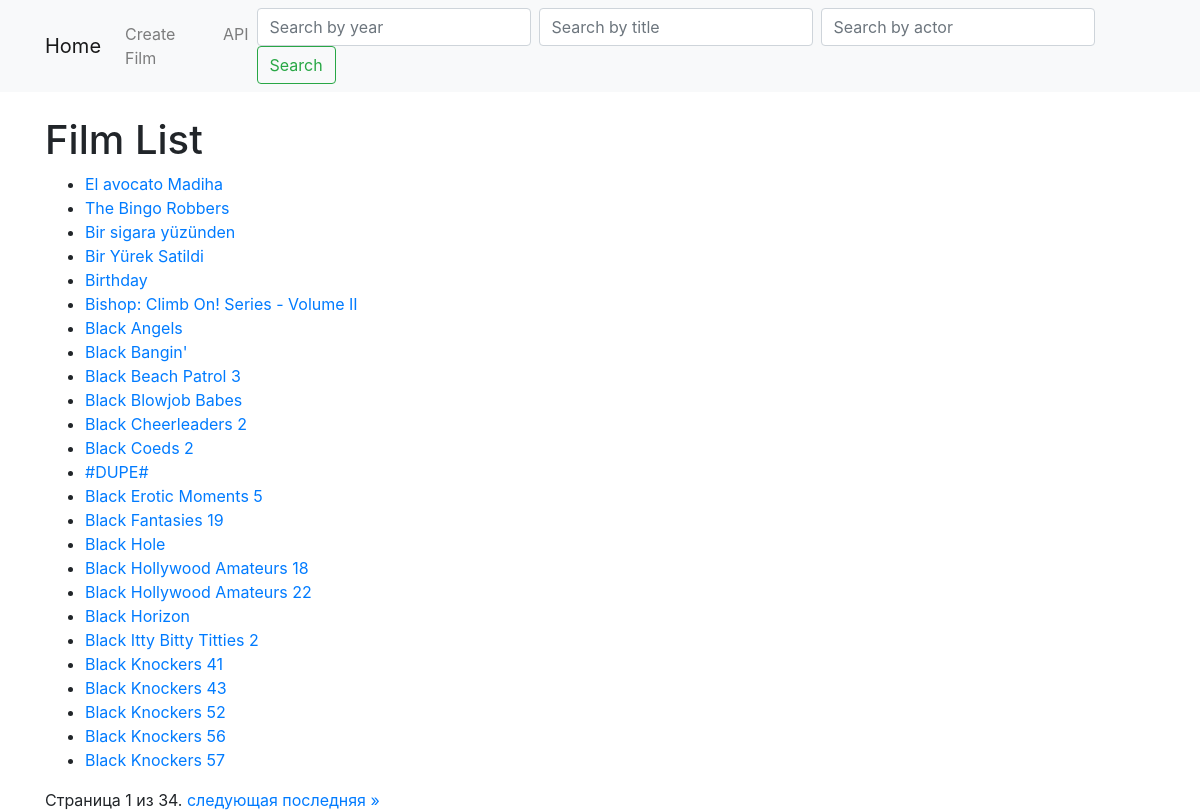
The page / on the database its author committed.
### manager/models.py (models this page shows, shortened)
class Film(models.Model):
    title = models.CharField(max_length=200)
    release_year = models.IntegerField()
    team = models.ManyToManyField(Person, related_name='team', through='TeamMember')

### manager/views.py (the view)
# urls.py: path('', FilmListView.as_view(), name='list-films'),
class FilmListView(ListView):
    model = Film
    template_name = 'film_list.html'
    context_object_name = 'films'
    paginate_by = 25
    def get_queryset(self):
        queryset = super().get_queryset()
        year = self.request.GET.get('year')
        title = self.request.GET.get('title')
        actor = self.request.GET.get('actor')
        if year:
            queryset = queryset.filter(release_year=year)
        if title:
            queryset = queryset.filter(title__icontains=title)
        if actor:
            queryset = queryset.filter(team__name__icontains=actor)
        return queryset.distinct()

### manager/templates/film_list.html (shortened to what this page needs)
{% extends 'base.html' %}
{% block content %}
<body>
    <h1>Film List</h1>
    <ul>
        {% for film in films %}
        <li><a href="{% url 'film-details' film.pk %}">{{ film.title }}</a></li>
        {% endfor %}
    </ul>
    {% if is_paginated %}
    <div class="pagination">
        <span class="step-links">
            <span class="current">
                Страница {{ page_obj.number }} из {{ page_obj.paginator.num_pages }}.
            </span>
            {% if page_obj.has_next %}
                <a href="?page={{ page_obj.next_page_number }}">  следующая  </a>
                <a href="?page={{ page_obj.paginator.num_pages }}"> последняя &raquo;</a>
            {% endif %}
        </span>
    </div>
    {% endif %}
</body>
{% endblock %}

### manager/templates/base.html (shortened to what this page needs)
<!DOCTYPE html>
<html lang="en">
<head>
    <link rel="stylesheet" href="https://stackpath.bootstrapcdn.com/bootstrap/4.5.2/css/bootstrap.min.css">
</head>
<body>
    <nav class="navbar navbar-expand-lg navbar-light bg-light">
        <div class="container">
            <a class="navbar-brand" href="{% url 'list-films' %}">Home</a>
            <div class="collapse navbar-collapse" id="navbarSupportedContent">
                <ul class="navbar-nav mr-auto">
                    {% block menu %}
                        <li class="nav-item">
                            <a class="nav-link" href="{% url 'film-create' %}">Create Film</a>
                        </li>
                        <li class="nav-item">
                            <a class="nav-link" href="{% url 'api-root' %}">API</a>
                        </li>
                    {% endblock %}
                </ul>
                <form class="form-inline my-2 my-lg-0" action="{% url 'film-search' %}" method="get">
                    <input class="form-control mr-sm-2" type="search" name="year" placeholder="Search by year" aria-label="Search">
                    <input class="form-control mr-sm-2" type="search" name="title" placeholder="Search by title" aria-label="Search">
                    <input class="form-control mr-sm-2" type="search" name="actor" placeholder="Search by actor" aria-label="Search">
                    <button class="btn btn-outline-success my-2 my-sm-0" type="submit">Search</button>
                </form>
            </div>
        </div>
    </nav>
    <div class="container mt-4">
        {% block content %}
        {% endblock %}
    </div>
</body>
</html>

### rows shown on the page
Film: title "El avocato Madiha"
Film: title "The Bingo Robbers"
Film: title "Bir sigara yüzünden"
Film: title "Bir Yürek Satildi"
Film: title "Birthday"
Film: title "Bishop: Climb On! Series - Volume II"
Film: title "Black Angels"
Film: title "Black Bangin'"
Film: title "Black Beach Patrol 3"
Film: title "Black Blowjob Babes"
Film: title "Black Cheerleaders 2"
Film: title "Black Coeds 2"
Film: title "#DUPE#"
Film: title "Black Erotic Moments 5"
Film: title "Black Fantasies 19"
Film: title "Black Hole"
Film: title "Black Hollywood Amateurs 18"
Film: title "Black Hollywood Amateurs 22"
Film: title "Black Horizon"
Film: title "Black Itty Bitty Titties 2"
Film: title "Black Knockers 41"
Film: title "Black Knockers 43"
Film: title "Black Knockers 52"
Film: title "Black Knockers 56"
Film: title "Black Knockers 57"

### other values the page prints
{{ page_obj.number }} "1"
{{ page_obj.paginator.num_pages }} "34"
